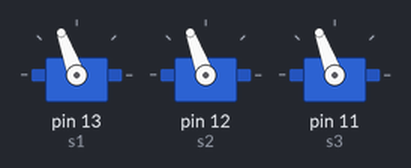
Recording of a sketch running on a simulated Arduino Uno, built with avr-gcc and run on an emulated ATmega328P. Parts: 3 × servo.

Above: at 1.05 s.
At 3.0 s:
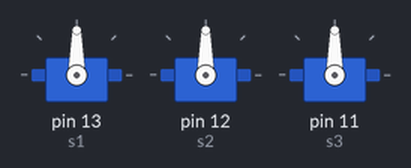
Timing chart, 0 to 5.6 s (numbered marks = the images above):
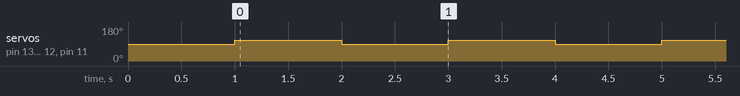

The sketch:

robotHand.ino
```cpp
#include <Servo.h>

Servo s1, s2, s3;

void setup() {
  s1.attach(13);
  s1.write(90);
  s2.attach(12);
  s2.write(90);
  s3.attach(11);
  s3.write(90);
  delay(1000);
}

void loop() {
  s1.write(110);
  s2.write(110);
  s3.write(110);
  delay(1000);
  s1.write(90);
  s2.write(90);
  s3.write(90);
  delay(1000);
}
```

Measured:
- by itself, servo on pin 13 (s1), servo on pin 12 (s2), servo on pin 11 (s3): alternates 110° for 1.0 s and 90° for 1.0 s
